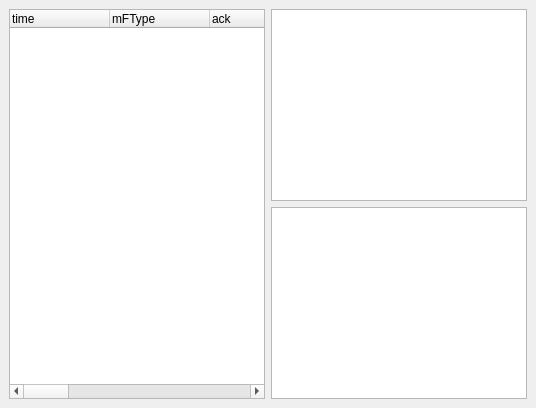
       <widget class="QWidget" name="tab">
        <attribute name="title">
         <string>packet</string>
        </attribute>
        <layout class="QHBoxLayout" name="horizontalLayout" stretch="1,0">
         <property name="leftMargin">
          <number>9</number>
         </property>
         <property name="topMargin">
          <number>9</number>
         </property>
         <property name="rightMargin">
          <number>9</number>
         </property>
         <property name="bottomMargin">
          <number>9</number>
         </property>
         <item>
          <widget class="QTreeWidget" name="treeWidget">
           <property name="contextMenuPolicy">
            <enum>Qt::CustomContextMenu</enum>
           </property>
           <property name="indentation">
            <number>0</number>
           </property>
           <property name="uniformRowHeights">
            <bool>false</bool>
           </property>
           <property name="headerHidden">
            <bool>false</bool>
           </property>
           <column>
            <property name="text">
             <string>time</string>
            </property>
           </column>
           <column>
            <property name="text">
             <string>mFType</string>
            </property>
           </column>
           <column>
            <property name="text">
             <string>ack</string>
            </property>
           </column>
           <column>
            <property name="text">
             <string>fIdx</string>
            </property>
           </column>
           <column>
            <property name="text">
             <string>pid</string>
            </property>
           </column>
           <column>
            <property name="text">
             <string>mDst</string>
            </property>
           </column>
           <column>
            <property name="text">
             <string>mSrc</string>
            </property>
           </column>
           <column>
            <property name="text">
             <string>nDst</string>
            </property>
           </column>
           <column>
            <property name="text">
             <string>nSrc</string>
            </property>
           </column>
           <column>
            <property name="text">
             <string>fIdx</string>
            </property>
           </column>
           <column>
            <property name="text">
             <string>r</string>
            </property>
           </column>
           <column>
            <property name="text">
             <string>routeLst</string>
            </property>
           </column>
           <column>
            <property name="text">
             <string>aDUI</string>
            </property>
           </column>
          </widget>
         </item>
         <item>
          <layout class="QVBoxLayout" name="verticalLayout" stretch="1,0">
           <property name="leftMargin">
            <number>0</number>
           </property>
           <property name="topMargin">
            <number>0</number>
           </property>
           <property name="rightMargin">
            <number>0</number>
           </property>
           <property name="bottomMargin">
            <number>0</number>
           </property>
           <item>
            <widget class="QTreeWidget" name="treeWidget_cmdinfo">
             <property name="sizePolicy">
              <sizepolicy hsizetype="Expanding" vsizetype="Expanding">
               <horstretch>0</horstretch>
               <verstretch>0</verstretch>
              </sizepolicy>
             </property>
             <property name="indentation">
              <number>0</number>
             </property>
             <attribute name="headerVisible">
              <bool>false</bool>
             </attribute>
             <column>
              <property name="text">
               <string>key</string>
              </property>
             </column>
             <column>
              <property name="text">
               <string>value</string>
              </property>
             </column>
            </widget>
           </item>
           <item>
            <widget class="QPlainTextEdit" name="plainTextEdit_pktdata"/>
           </item>
          </layout>
         </item>
        </layout>
        <zorder>treeWidget</zorder>
        <zorder></zorder>
       </widget>
